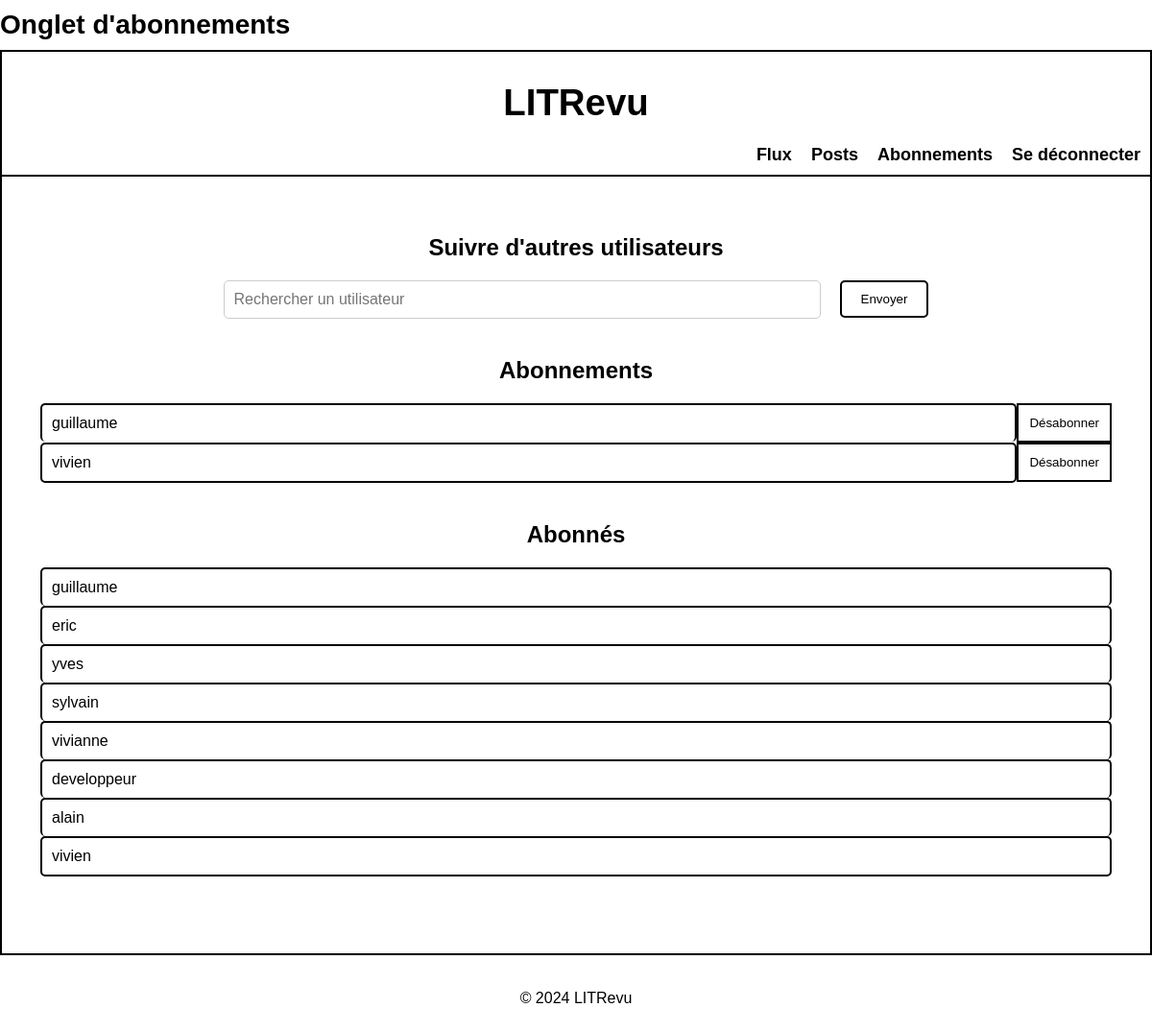
/subscriptions/follows/ (signed in), run on the app's committed database.
### subscriptions/models.py (models this page shows)
class UserFollows(models.Model):
    user = models.ForeignKey(
        to=settings.AUTH_USER_MODEL,
        on_delete=models.CASCADE,
        related_name='following_subscriptions'
    )
    followed_user = models.ForeignKey(
        to=settings.AUTH_USER_MODEL,
        on_delete=models.CASCADE,
        related_name='follower_subscriptions'
    )
    class Meta:
        unique_together = ('user', 'followed_user')  # Unicité de la relation de suivi
    def __str__(self):
        return f'{self.user} suit {self.followed_user}'

### authentication/models.py (models this page shows, shortened)
class CustomUser(AbstractUser):
    ROLE_CHOICES = [
        ('USER', 'Utilisateur'),
        ('DEVELOPER', 'Développeur'),
    ]
    role = models.CharField(max_length=10, choices=ROLE_CHOICES, default='USER')
    is_developer = models.BooleanField(default=False)
    follows = models.ManyToManyField(
        'self', through='subscriptions.UserFollows', related_name='is_followed_by', symmetrical=False
    )

### subscriptions/views.py (the view)
# urls.py: path('follows/', FollowsListView.as_view(), name='follows_list'),
class FollowsListView(LoginRequiredMixin, ListView):
    model = UserFollows
    template_name = 'subscriptions/follow_user.html'
    context_object_name = 'follows'
    login_url = reverse_lazy('login')
    def get_context_data(self, **kwargs):
        context = super().get_context_data(**kwargs)
        following = UserFollows.objects.filter(user=self.request.user)
        followers = UserFollows.objects.filter(followed_user=self.request.user)
        print(f"DEBUG: Following count: {following.count()}, Followers count: {followers.count()}")
        context['following'] = following
        context['followers'] = followers
        context['form'] = FollowUserForm()  # Ajout du formulaire pour les suivis
        print("DEBUG: Formulaire de suivi ajouté au contexte")
        return context
    def get_queryset(self):
        queryset = UserFollows.objects.filter(user=self.request.user)
        print(f"DEBUG: QuerySet pour les utilisateurs suivis récupéré: {queryset}")
        return queryset

### subscriptions/forms.py (shortened to what this page needs)
class FollowUserForm(forms.Form):
    user_id = forms.ModelChoiceField(
        queryset=User.objects.all(),  # Charger tous les utilisateurs
        label="Utilisateur",
        widget=forms.HiddenInput  # Champ caché pour soumettre l'ID utilisateur
    )

### subscriptions/templates/subscriptions/follow_user.html (shortened to what this page needs)
{% extends 'base.html' %}
{% block title %}Onglet d'abonnements{% endblock %}
{% block content %}
<div class="subscription-container">
    <div class="subscription-section">
        <h2 class="subscription-title">Suivre d'autres utilisateurs</h2>
        <div class="subscription-search-section">
            <form method="post" id="follow-form" class="subscription-search-form">
                <div class="input-btn-container">
                    <div class="input-container">
                        <input type="text" name="username" id="search_user" placeholder="Rechercher un utilisateur" class="subscription-search-input" autocomplete="off">
                    </div>
                    <div class="btn-container">
                        <button type="submit" class="btn btn-primary">Envoyer
                        </button>
                    </div>
                </div>
            </form>
        </div>
    </div>
    <div class="subscription-section">
        <h2 class="subscription-title">Abonnements</h2>
        <div class="subscription-list" id="following-list">
            {% for follow in following %}
            <div class="subscription-row">
                <div class="subscription-list-item {% if forloop.last %}border-bottom{% endif %} bordered-item">
                    <div class="subscription-info">
                        <div class="subscription-content-left">
                            <div class="subscription-username">{{ follow.followed_user.username }}</div>
                        </div>
                    </div>
                </div>
                <div class="subscription-unsubscribe">
                    <form method="post" action="{% url 'unfollow_user' follow.pk %}">
                        <button type="submit" class="btn btn-unsubscribe">Désabonner</button>
                    </form>
                </div>
            </div>
            {% empty %}
            <p>Vous ne suivez personne pour l'instant.</p>
            {% endfor %}
        </div>
    </div>
    <div class="subscription-section">
        <h2 class="subscription-title">Abonnés</h2>
        <div class="follower-list">
            {% for follower in followers %}
            <div class="subscription-row">
                <div class="subscription-list-item {% if forloop.last %}border-bottom{% endif %} bordered-item">
                    <div class="subscription-info">
                        <div class="subscription-content-left">
                            <div class="subscription-username">{{ follower.user.username }}</div>
                        </div>
                    </div>
                </div>
            </div>
            {% empty %}
            <p>Personne ne vous suit pour l'instant.</p>
            {% endfor %}
        </div>
    </div>
</div>
{% endblock %}

### static/css/styles.css (style rules this page uses)
body { font-family: Arial, sans-serif; margin: 0; padding: 0; box-sizing: border-box; min-height: 100vh; display: flex; flex-direction: column; justify-content: flex-start; align-items: center; }
.btn-primary { background-color: #ffffff; color: rgb(0, 0, 0); padding: 10px 20px; border: 2px solid black; border-radius: 5px; cursor: pointer; transition: background-color 0.3s; }
.subscription-section { flex-direction: column; align-items: center; margin-bottom: 40px; }
.subscription-title { text-align: center; font-size: 24px; font-weight: bold; margin-bottom: 20px; }
.subscription-search-form, .input-btn-container { display: flex; justify-content: center; align-items: center; gap: 20px; }
.subscription-search-input { width: 600px; padding: 10px; font-size: 16px; border: 1px solid #ccc; border-radius: 5px; }
.subscription-list-item { display: flex; justify-content: space-between; align-items: center; padding: 10px; border: 2px solid black; border-radius: 5px; }
.bordered-item:not(.border-bottom) { border-bottom: none; }
.subscription-row { display: flex; justify-content: space-between; align-items: center; }
.subscription-list-item { flex-grow: 1; display: flex; justify-content: space-between; align-items: center; }
.subscription-unsubscribe { margin-left: 0; border-left: 2px solid black; display: flex; align-items: center; }
.btn-unsubscribe { background-color: transparent; color: black; border: 2px solid black; padding: 11px; text-align: center; border-left: none; cursor: pointer; height: 100%; box-sizing: border-box; }
.subscription-list-item { padding: 10px; border: 2px solid black; margin-bottom: 0; }

### data on the page
UserFollows: followed_user.username "guillaume"
UserFollows: followed_user.username "vivien"
UserFollows: user.username "guillaume"
UserFollows: user.username "eric"
UserFollows: user.username "yves"
UserFollows: user.username "sylvain"
UserFollows: user.username "vivianne"
UserFollows: user.username "developpeur"
UserFollows: user.username "alain"
UserFollows: user.username "vivien"
